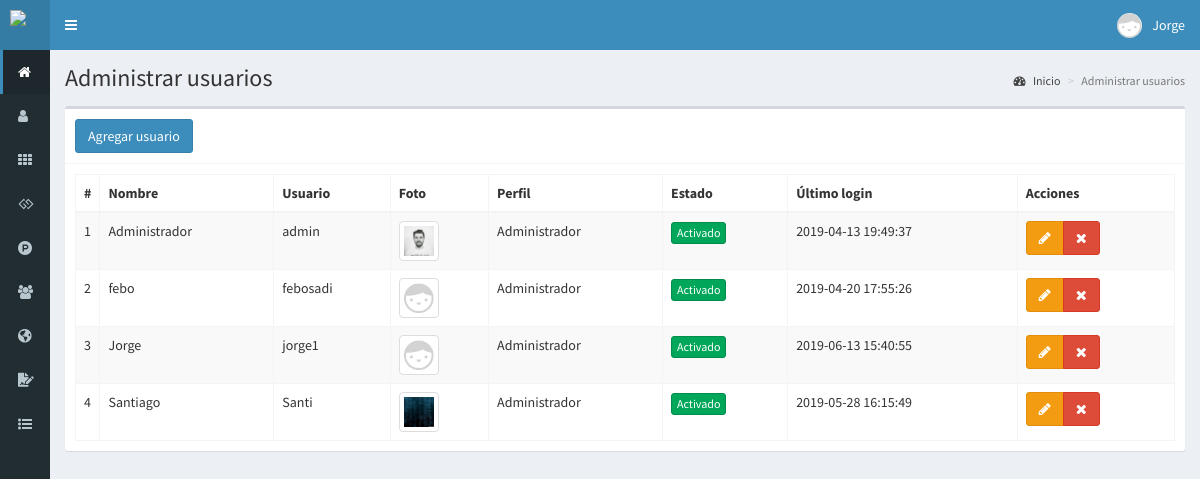
The page /usuarios (signed in) on the database its author committed.
### tables this page shows
CREATE TABLE `usuarios` (
  `id` int(11) NOT NULL,
  `nombre` text NOT NULL,
  `usuario` text NOT NULL,
  `password` text NOT NULL,
  `perfil` text NOT NULL,
  `foto` text NOT NULL,
  `estado` int(11) NOT NULL,
  `ultimo_login` datetime NOT NULL,
  `fecha` timestamp NOT NULL DEFAULT CURRENT_TIMESTAMP ON UPDATE CURRENT_TIMESTAMP
);

### controladores/plantilla.controlador.php (called while the page is built)
<?php
class ControladorPlantilla{
	static public function ctrPlantilla(){
		include "vistas/plantilla.php";
	}
}

### index.php (called while the page is built, shortened)
<?php
require_once "controladores/plantilla.controlador.php";
require_once "controladores/usuarios.controlador.php";
require_once "controladores/progreso.controlador.php";
require_once "modelos/usuarios.modelo.php";
$plantilla = new ControladorPlantilla();
$plantilla -> ctrPlantilla();

### controladores/usuarios.controlador.php (called while the page is built, shortened)
<?php
class ControladorUsuarios{
	static public function ctrMostrarUsuarios($item, $valor){
		$tabla = "usuarios";
		$respuesta = ModeloUsuarios::MdlMostrarUsuarios($tabla, $item, $valor);
		return $respuesta;
	}
}

### modelos/conexion.php (called while the page is built)
<?php
class Conexion{
	static public function conectar(){
		$link = new PDO("mysql:host=localhost;dbname=pos",
			            "root",
			            "");
		$link->exec("set names utf8");
		return $link;
	}
}

### modelos/usuarios.modelo.php (called while the page is built, shortened)
<?php
require_once "conexion.php";
class ModeloUsuarios{
	static public function mdlMostrarUsuarios($tabla, $item, $valor){
		if($item != null){
			$stmt = Conexion::conectar()->prepare("SELECT * FROM $tabla WHERE $item = :$item");
			$stmt -> bindParam(":".$item, $valor, PDO::PARAM_STR);
			$stmt -> execute();
			return $stmt -> fetch();
		}else{
			$stmt = Conexion::conectar()->prepare("SELECT * FROM $tabla");
			$stmt -> execute();
			return $stmt -> fetchAll();
		}
	}
}

### vistas/modulos/usuarios.php (the view, shortened to what this page needs)
<div class="content-wrapper">
  <section class="content-header">
    <h1>
      Administrar usuarios
    </h1>
    <ol class="breadcrumb">
      <li><a href="inicio"><i class="fa fa-dashboard"></i> Inicio</a></li>
      <li class="active">Administrar usuarios</li>
    </ol>
  </section>
  <section class="content">
    <div class="box">
      <div class="box-header with-border">
        <button class="btn btn-primary" data-toggle="modal" data-target="#modalAgregarUsuario">
          Agregar usuario
        </button>
      </div>
      <div class="box-body">
       <table class="table table-bordered table-striped dt-responsive tablas" width="100%">
        <thead>
         <tr>
           <th style="width:10px">#</th>
           <th>Nombre</th>
           <th>Usuario</th>
           <th>Foto</th>
           <th>Perfil</th>
           <th>Estado</th>
           <th>Último login</th>
           <th>Acciones</th>
         </tr>
        </thead>
        <tbody>
        <?php
        $item = null;
        $valor = null;
        $usuarios = ControladorUsuarios::ctrMostrarUsuarios($item, $valor);
       foreach ($usuarios as $key => $value){
          echo ' <tr>
                  <td>'.($key+1).'</td>
                  <td>'.$value["nombre"].'</td>
                  <td>'.$value["usuario"].'</td>';
                  if($value["foto"] != ""){
                    echo '<td><img src="'.$value["foto"].'" class="img-thumbnail" width="40px"></td>';
                  }else{
                    echo '<td><img src="vistas/img/usuarios/default/anonymous.png" class="img-thumbnail" width="40px"></td>';
                  }
                  echo '<td>'.$value["perfil"].'</td>';
                  if($value["estado"] != 0){
                    echo '<td><button class="btn btn-success btn-xs btnActivar" idUsuario="'.$value["id"].'" estadoUsuario="0">Activado</button></td>';
                  }else{
                    echo '<td><button class="btn btn-danger btn-xs btnActivar" idUsuario="'.$value["id"].'" estadoUsuario="1">Desactivado</button></td>';
                  }
                  echo '<td>'.$value["ultimo_login"].'</td>
                  <td>
                    <div class="btn-group">
                      <button class="btn btn-warning btnEditarUsuario" idUsuario="'.$value["id"].'" data-toggle="modal" data-target="#modalEditarUsuario"><i class="fa fa-pencil"></i></button>
                      <button class="btn btn-danger btnEliminarUsuario" idUsuario="'.$value["id"].'" fotoUsuario="'.$value["foto"].'" usuario="'.$value["usuario"].'"><i class="fa fa-times"></i></button>
                    </div>
                  </td>
                </tr>';
        }
        ?>
        </tbody>
       </table>
      </div>
    </div>
  </section>
</div>

### vistas/plantilla.php (shortened to what this page needs)
<!DOCTYPE html>
<html>
<head>
  <link rel="stylesheet" href="vistas/bower_components/bootstrap/dist/css/bootstrap.min.css">
  <link rel="stylesheet" href="https://use.fontawesome.com/releases/v5.8.2/css/all.css">
  <link rel="stylesheet" href="vistas/bower_components/font-awesome/css/font-awesome.min.css">
  <link rel="stylesheet" href="vistas/bower_components/Ionicons/css/ionicons.min.css">
  <link rel="stylesheet" href="vistas/dist/css/AdminLTE.css">
  <link rel="stylesheet" href="vistas/dist/css/skins/_all-skins.min.css">
  <link rel="stylesheet" href="vistas/bower_components/datatables.net-bs/css/dataTables.bootstrap.min.css">
  <link rel="stylesheet" href="vistas/bower_components/datatables.net-bs/css/responsive.bootstrap.min.css">
  <link rel="stylesheet" href="vistas/plugins/iCheck/all.css">
  <link rel="stylesheet" href="vistas/bower_components/bootstrap-daterangepicker/daterangepicker.css">
  <link rel="stylesheet" href="vistas/bower_components/morris.js/morris.css">
</head>
<body class="hold-transition skin-blue sidebar-collapse sidebar-mini login-page">
  <?php
  if(isset($_SESSION["iniciarSesion"]) && $_SESSION["iniciarSesion"] == "ok"){
   echo '<div class="wrapper">';
    include "modulos/cabezote.php";
    include "modulos/menu.php";
    if(isset($_GET["ruta"])){
      if($_GET["ruta"] == "inicio" ||
         $_GET["ruta"] == "usuarios" ||
         $_GET["ruta"] == "materiales" ||
         $_GET["ruta"] == "proyectos" ||
         $_GET["ruta"] == "factibilidad" ||
         $_GET["ruta"] == "pyc" ||
         $_GET["ruta"] == "administrar-proyectos" ||
         $_GET["ruta"] == "administrar-censos" ||
         $_GET["ruta"] == "administrar-pyc" ||
         $_GET["ruta"] == "nuevo-censo" ||
         $_GET["ruta"] == "registro-instalacion" ||
         $_GET["ruta"] == "administrar-registros" ||
         $_GET["ruta"] == "historial-progresos" ||
         $_GET["ruta"] == "agregar-progreso" ||
         $_GET["ruta"] == "clientes" ||
         $_GET["ruta"] == "ventas" ||
         $_GET["ruta"] == "mapa" ||
         $_GET["ruta"] == "crear-venta" ||
         $_GET["ruta"] == "editar-venta" ||
         $_GET["ruta"] == "editar-progreso" ||
         $_GET["ruta"] == "reportes" ||
         $_GET["ruta"] == "salir"){
        include "modulos/".$_GET["ruta"].".php";
      }else{
        include "modulos/404.php";
      }
    }else{
      include "modulos/inicio.php";
    }
    echo '</div>';
  }else{
    include "modulos/login.php";
  }
  ?>
</body>
</html>

### vistas/modulos/cabezote.php (shortened to what this page needs)
<header class="main-header">
<a href="inicio" class="logo">
	<span class="logo-mini">
		<img src="vistas/img/plantilla/icno-blanco.png" class="img-responsive" style="padding:10px">
	</span>
</a>
<nav class="navbar navbar-static-top" role="navigation">
 	<a href="#" class="sidebar-toggle" data-toggle="push-menu" role="button">
     	</a>
	<div class="navbar-custom-menu">
		<ul class="nav navbar-nav">
			<li class="dropdown user user-menu">
				<a href="#" class="dropdown-toggle" data-toggle="dropdown">
				<?php
				if($_SESSION["foto"] != ""){
					echo '<img src="'.$_SESSION["foto"].'" class="user-image">';
				}else{
					echo '<img src="vistas/img/usuarios/default/anonymous.png" class="user-image">';
				}
				?>
					<span class="hidden-xs"><?php  echo $_SESSION["nombre"]; ?></span>
				</a>
			</li>
		</ul>
	</div>
</nav>
</header>

### vistas/modulos/menu.php (shortened to what this page needs)
<aside class="main-sidebar">
	 <section class="sidebar">
		<ul class="sidebar-menu">
		<?php
		if($_SESSION["perfil"] == "Administrador"){
			echo '<li class="active">
				<a href="inicio">
					<i class="fa fa-home"></i>
					<span>Inicio</span>
				</a>
			</li>
			<li>
				<a href="usuarios">
					<i class="fa fa-user"></i>
					<span>Usuarios</span>
				</a>
			</li>';
		}
		if($_SESSION["perfil"] == "Administrador" || $_SESSION["perfil"] == "Especial"){
			echo '<li>
				<a href="proyectos">
					<i class="fa fa-th"></i>
					<span>Proyectos</span>
				</a>
			</li>
			<li>
			<a href="administrar-pyc">
					<i class="fa fa-gg"></i>
					<span>Gestionar PYC</span>
				</a>
			</li>
			<li>
				<a href="materiales">
					<i class="fa fa-product-hunt"></i>
					<span>Materiales</span>
				</a>
			</li>';
		}
		if($_SESSION["perfil"] == "Administrador" || $_SESSION["perfil"] == "Vendedor"){
			echo '<li>
				<a href="clientes">
					<i class="fa fa-users"></i>
					<span>Clientes</span>
				</a>
			</li>';
		}
		if($_SESSION["perfil"] == "Administrador" || $_SESSION["perfil"] == "Vendedor"){
			echo '<li>
				<a href="mapa">
				<i class="fas fa-globe-americas"></i>
					<span>Mapa</span>
				</a>
			</li>';
		}
		if($_SESSION["perfil"] == "Administrador" || $_SESSION["perfil"] == "Vendedor"){
			echo '<li class="treeview">
				<a href="#">
				<i class="fas fa-file-signature"></i>
					<span>Censos y registros</span>
					<span class="pull-right-container">
						<i class="fa fa-angle-left pull-right"></i>
					</span>
				</a>
				<ul class="treeview-menu">
					<li>
						<a href="nuevo-censo">
							<i class="fa fa-circle-o"></i>
							<span>Crear nuevo censo</span>
						</a>
					</li>';
				echo '</ul>
			</li>';
		}
		if($_SESSION["perfil"] == "Administrador" || $_SESSION["perfil"] == "Vendedor"){
			echo '<li class="treeview">
				<a href="#">
					<i class="fa fa-list-ul"></i>
					<span>Progreso</span>
					<span class="pull-right-container">
						<i class="fa fa-angle-left pull-right"></i>
					</span>
				</a>
				<ul class="treeview-menu">
					<li>
						<a href="historial-progresos">
							<i class="fa fa-circle-o"></i>
							<span>Historial de progresos</span>
						</a>
					</li>
					<li>
						<a href="agregar-progreso">
							<i class="fa fa-circle-o"></i>
							<span>Agregar progreso</span>
						</a>
					</li>';
				echo '</ul>
			</li>';
		}
		?>
		</ul>
	 </section>
</aside>

### rows shown on the page
usuarios: nombre "Administrador", usuario "admin", foto (picture), perfil "Administrador", ultimo_login "2019-04-13 19:49:37"
usuarios: nombre "febo", usuario "febosadi", perfil "Administrador", ultimo_login "2019-04-20 17:55:26"
usuarios: nombre "Jorge", usuario "jorge1", perfil "Administrador", ultimo_login "2019-06-13 15:40:55"
usuarios: nombre "Santiago", usuario "Santi", foto (picture), perfil "Administrador", ultimo_login "2019-05-28 16:15:49"

### other values the page prints
$_SESSION["nombre"] "Jorge"
